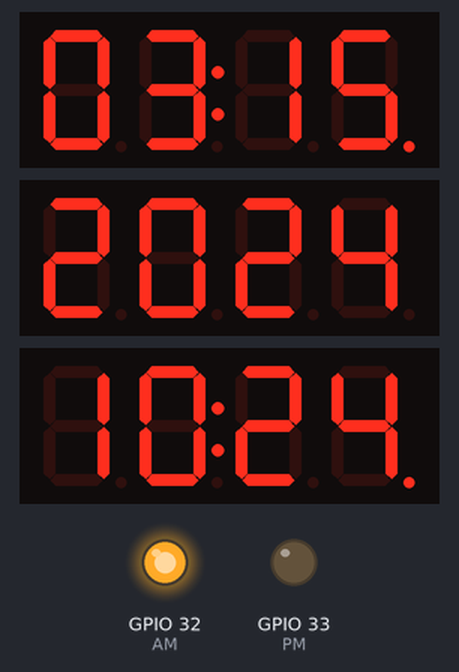
A sketch run on a simulated ESP32. Shown: 3 × 4-digit seven-segment display, output pins drawn as LEDs (lit = HIGH). WiFi joins after 1.5 s; servers stay silent unless stated; network time is answered at once with the bench clock; the local clock reads 2024-03-15 10:24:30 at power-on unless the sketch sets it; what the sketch prints to the serial monitor is not drawn.

Above: at 1.7 s.
At 90.1 s:
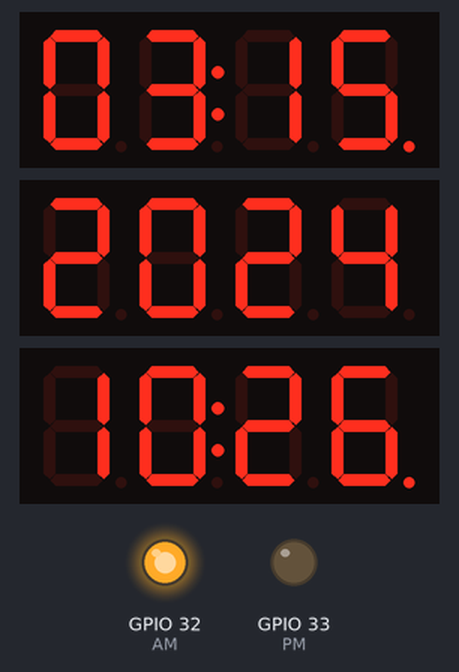
Timing chart, 0 to 91.6 s (numbered marks = the images above):
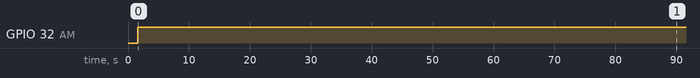

Measured:
- by itself, GPIO 32 (AM): LOW → HIGH at 1.6 s
- what the display in image 0 shows lasts 28.4 s, from 1.6 s to 30.0 s

The sketch:

BTTF_SIMPLE_CLOCK_HARD_CODED_CREDENTIAL_12H.ino
```cpp
#include "TM1637Display.h"
#include "WiFiManager.h"
#include "NTPClient.h"


#define red_CLK 16
#define red1_DIO 17
#define red2_DIO 18
#define red3_DIO 19

#define AM 32
#define PM 33

bool res;
const long utcOffsetInSeconds = 3600; // Offset in second
int Hour = 0;

//========================USEFUL VARIABLES=============================
int UTC = 2; // UTC + value in hour - Summer time
int Display_backlight = 3; // Set displays brightness 0 to 7;

const char *ssid     = "YOUR SSID HERE";
const char *password = "WIFI PASSWORD HERE";

//======================================================================

// Setup the red displays
TM1637Display red1(red_CLK, red1_DIO);
TM1637Display red2(red_CLK, red2_DIO);
TM1637Display red3(red_CLK, red3_DIO);

WiFiUDP ntpUDP;
NTPClient timeClient(ntpUDP, "pool.ntp.org", utcOffsetInSeconds*UTC);

void setup() {

  pinMode(red_CLK, OUTPUT);
  pinMode(red1_DIO, OUTPUT);
  pinMode(red2_DIO, OUTPUT);
  pinMode(red3_DIO, OUTPUT);
  pinMode(AM, OUTPUT);
  pinMode(PM, OUTPUT);

  //manager.resetSettings();

  Serial.begin(9600);

  WiFi.begin(ssid, password);

  while ( WiFi.status() != WL_CONNECTED ) {
    delay ( 500 );
    Serial.print ( "." );
  }

  timeClient.begin();

  red1.setBrightness(Display_backlight);
  red2.setBrightness(Display_backlight);
  red3.setBrightness(Display_backlight);

}

void loop() {

  timeClient.update();
  Serial.print("Time: ");
  Serial.println(timeClient.getFormattedTime());
  unsigned long epochTime = timeClient.getEpochTime();
  struct tm *ptm = gmtime ((time_t *)&epochTime);
  int currentYear = ptm->tm_year+1900;
  Serial.print("Year: ");
  Serial.println(currentYear);

  int monthDay = ptm->tm_mday;
  Serial.print("Month day: ");
  Serial.println(monthDay);

  int currentMonth = ptm->tm_mon+1;
  Serial.print("Month: ");
  Serial.println(currentMonth);
     if (timeClient.getHours() == 0)
  {
    Hour = 12;
    Serial.write(" =0");
  }

  else if (timeClient.getHours() == 12)
  {
    Hour = timeClient.getHours();
    Serial.write(" =12");
  }

  else if (timeClient.getHours() >= 13) {
    Hour = timeClient.getHours() - 12;
    Serial.write(" >=13");
  }

  else {
    Hour = timeClient.getHours();
  }

red1.showNumberDecEx(currentMonth,0b01000000,true,2,0);
red1.showNumberDecEx(monthDay,0b01000000,true,2,2);
red2.showNumberDecEx(currentYear,0b00000000,true);
red3.showNumberDecEx(Hour,0b01000000,true,2,0);
red3.showNumberDecEx(timeClient.getMinutes(),0b01000000,true,2,2);

if((currentMonth*30 + monthDay) >= 121 && (currentMonth*30 + monthDay) < 331){
timeClient.setTimeOffset(utcOffsetInSeconds*UTC);} // Change daylight saving time - Summer
else {timeClient.setTimeOffset((utcOffsetInSeconds*UTC) - 3600);} // Change daylight saving time - Winter


if(timeClient.getHours()>=13){
  digitalWrite(AM,0);
  digitalWrite(PM,1);}

else if(timeClient.getHours()==12){
  digitalWrite(AM,0);
  digitalWrite(PM,1);}

else{
  digitalWrite(AM,1);
  digitalWrite(PM,0);}


}
```
